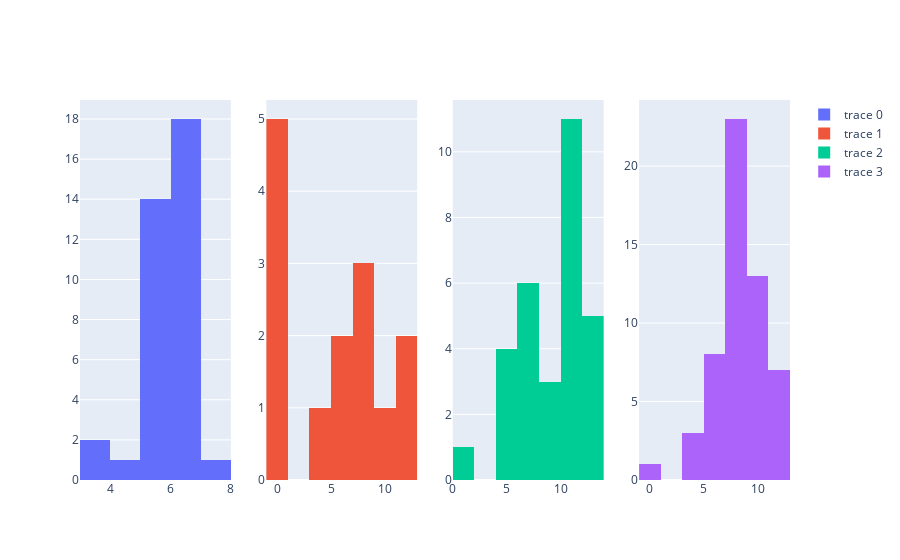
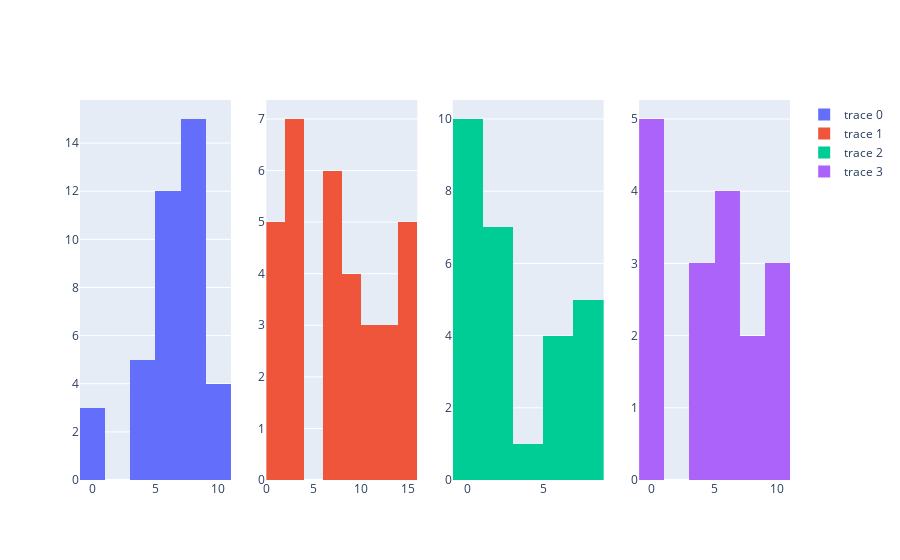
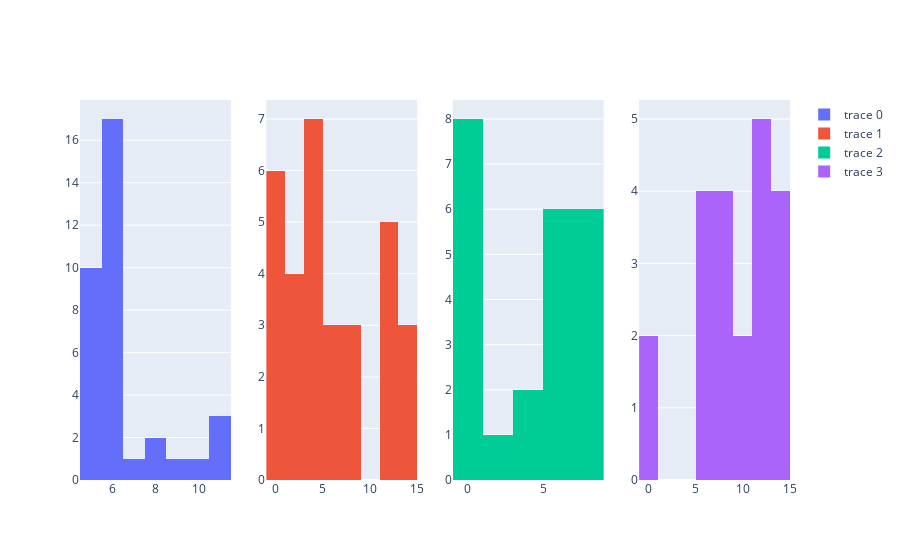
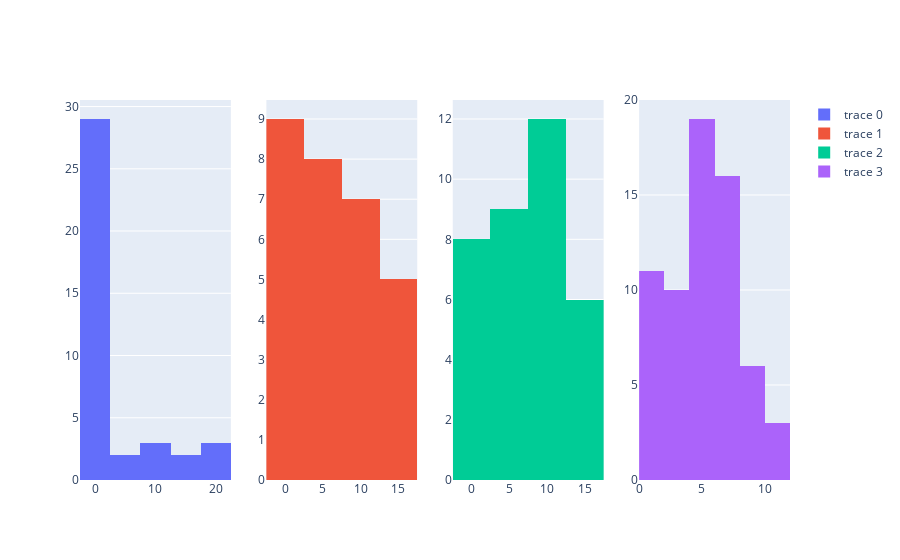

The notebook cell saved with these charts, in order:
### Code cell
# fig = make_subplots(rows=52, cols=4)
groups, res = divmod(len(gdf), 4)
bins =8

for i in range(groups):
    fig = make_subplots(rows=1, cols=4)

    arr = gdf['sampling_widths'][i*4]
    trace0 = go.Histogram(x=arr, nbinsx=bins)

    arr = gdf['sampling_widths'][i*4+1]
    trace1 = go.Histogram(x=arr, nbinsx=bins)

    arr = gdf['sampling_widths'][i*4+2]
    trace2 = go.Histogram(x=arr, nbinsx=bins)

    arr = gdf['sampling_widths'][i*4+3]
    trace3 = go.Histogram(x=arr, nbinsx=bins)

    fig.append_trace(trace0, 1, 1)
    fig.append_trace(trace1, 1, 2)
    fig.append_trace(trace2, 1, 3)
    fig.append_trace(trace3, 1, 4)

    fig.show()

### Figure 1 — Plotly figure (JSON) as saved in the notebook; plotly's stock layout.template omitted (floating-point values rounded to 4 significant figures)
{"data": [{"nbinsx": 8, "type": "histogram", "x": [3.019, 3.019, 5.032, 5.032, 5.032, 5.032, 6.039, 6.039, 5.032, 5.032, 5.032, 6.039, 5.032, 5.032, 5.032, 6.039, 6.039, 6.039, 6.039, 5.032, 5.032, 5.032, 6.039, 6.039, 6.039, 6.039, 6.039, 7.045, 6.039, 6.039, 6.039, 6.039, 6.039, 6.039, 5.032, 4.026], "xaxis": "x", "yaxis": "y"}, {"nbinsx": 8, "type": "histogram", "x": [0, 0, 0, 10.11, 0, 0, 6.379, 4.877, 11.08, 11.08, 8.313, 8.313, 8.313, 5.862], "xaxis": "x2", "yaxis": "y2"}, {"nbinsx": 8, "type": "histogram", "x": [7.011, 6.01, 6.01, 5.008, 9.015, 10.02, 11.02, 12.02, 11.02, 11.02, 11.02, 11.02, 11.02, 12.02, 12.02, 12.02, 0, 9.015, 7.011, 11.02, 11.02, 12.02, 11.02, 10.02, 9.015, 7.011, 7.011, 5.008, 5.008, 4.946], "xaxis": "x3", "yaxis": "y3"}, {"nbinsx": 8, "type": "histogram", "x": [11.73, 12.14, 7.084, 4.048, 11.13, 11.13, 9.108, 9.108, 11.13, 11.13, 11.13, 10.12, 10.12, 9.108, 9.108, 9.108, 9.108, 9.108, 9.108, 8.096, 8.096, 8.096, 8.096, 8.096, 8.096, 8.096, 8.096, 8.096, 0, 7.084, 8.096, 8.788, 9.108, 9.108, 8.096, 8.096, 8.096, 8.096, 9.108, 7.084, 8.096, 8.096, 7.084, 6.072, 6.072, 6.152, 6.072, 5.953, 5.06, 4.048, 4.048, 7.084, 7.084, 6.072, 6.072], "xaxis": "x4", "yaxis": "y4"}], "layout": {"xaxis": {"anchor": "y", "domain": [0, 0.2125]}, "xaxis2": {"anchor": "y2", "domain": [0.2625, 0.475]}, "xaxis3": {"anchor": "y3", "domain": [0.525, 0.7375]}, "xaxis4": {"anchor": "y4", "domain": [0.7875, 1]}, "yaxis": {"anchor": "x", "domain": [0, 1]}, "yaxis2": {"anchor": "x2", "domain": [0, 1]}, "yaxis3": {"anchor": "x3", "domain": [0, 1]}, "yaxis4": {"anchor": "x4", "domain": [0, 1]}}}

### Figure 2 — Plotly figure (JSON) as saved in the notebook; plotly's stock layout.template omitted (floating-point values rounded to 4 significant figures)
{"data": [{"nbinsx": 8, "type": "histogram", "x": [6.08, 6.08, 5.067, 6.08, 6.192, 6.08, 7.093, 9.12, 9.12, 9.12, 9.12, 8.106, 8.106, 8.106, 7.093, 7.093, 7.093, 6.243, 7.093, 8.106, 8.106, 7.578, 0, 0, 4.053, 4.053, 4.053, 5.067, 6.799, 7.093, 0, 5.067, 5.067, 7.093, 7.093, 4.911, 4.898, 6.08, 8.793], "xaxis": "x", "yaxis": "y"}, {"nbinsx": 8, "type": "histogram", "x": [6.023, 3.012, 2.497, 2.008, 2.008, 2.008, 2.008, 1.004, 0, 0, 1.004, 3.012, 6.023, 14.05, 14.05, 14.05, 15.06, 15.06, 0, 13.05, 11.04, 12.05, 11.04, 7.027, 8.031, 7.027, 12.22, 8.031, 8.031, 7.414, 6.938, 8.798, 11.72], "xaxis": "x2", "yaxis": "y2"}, {"nbinsx": 8, "type": "histogram", "x": [0, 7.19, 7.19, 7.19, 8.217, 0, 0, 0, 0, 0, 0, 0, 6.163, 0, 0, 2.603, 2.054, 1.027, 1.027, 1.027, 1.027, 1.027, 3.808, 6.861, 7.176, 6.163, 6.163], "xaxis": "x3", "yaxis": "y3"}, {"nbinsx": 8, "type": "histogram", "x": [3.063, 5.104, 6.125, 6.125, 0, 9.188, 9.188, 9.188, 0, 0, 0, 0, 7.146, 7.146, 6.125, 4.083, 4.083], "xaxis": "x4", "yaxis": "y4"}], "layout": {"xaxis": {"anchor": "y", "domain": [0, 0.2125]}, "xaxis2": {"anchor": "y2", "domain": [0.2625, 0.475]}, "xaxis3": {"anchor": "y3", "domain": [0.525, 0.7375]}, "xaxis4": {"anchor": "y4", "domain": [0.7875, 1]}, "yaxis": {"anchor": "x", "domain": [0, 1]}, "yaxis2": {"anchor": "x2", "domain": [0, 1]}, "yaxis3": {"anchor": "x3", "domain": [0, 1]}, "yaxis4": {"anchor": "x4", "domain": [0, 1]}}}

### Figure 3 — Plotly figure (JSON) as saved in the notebook; plotly's stock layout.template omitted (floating-point values rounded to 4 significant figures)
{"data": [{"nbinsx": 8, "type": "histogram", "x": [8.012, 8.012, 5.008, 6.009, 6.009, 6.009, 6.009, 6.009, 6.009, 5.008, 5.008, 6.009, 6.009, 6.009, 6.009, 5.008, 5.008, 5.008, 5.008, 5.008, 6.009, 6.009, 6.009, 6.009, 6.009, 7.011, 6.009, 11.02, 6.009, 10.02, 5.008, 5.008, 9.014, 11.02, 11.02], "xaxis": "x", "yaxis": "y"}, {"nbinsx": 8, "type": "histogram", "x": [1.639, 1.931, 4.143, 0, 4.918, 5.048, 4.136, 4.111, 3.279, 7.572, 0, 5.169, 6.31, 0, 3.279, 2.554, 1.865, 0, 0, 3.384, 8.834, 0, 13.05, 12.7, 11.48, 13.33, 8.834, 11.98, 12.11, 13.11, 11.81], "xaxis": "x2", "yaxis": "y2"}, {"nbinsx": 8, "type": "histogram", "x": [1.01, 0, 0, 0, 6.063, 6.063, 6.063, 6.063, 0, 6.97, 7.073, 7.073, 4.439, 0, 0, 0, 0.08267, 4.042, 6.77, 8.084, 8.084, 7.073, 7.073], "xaxis": "x3", "yaxis": "y3"}, {"nbinsx": 8, "type": "histogram", "x": [11.26, 11.73, 12.82, 13.73, 14.08, 7.759, 13.74, 13.56, 12.87, 12.48, 10.3, 9.537, 8.015, 8.015, 7.48, 6.16, 5.725, 6.87, 0, 5.725, 0], "xaxis": "x4", "yaxis": "y4"}], "layout": {"xaxis": {"anchor": "y", "domain": [0, 0.2125]}, "xaxis2": {"anchor": "y2", "domain": [0.2625, 0.475]}, "xaxis3": {"anchor": "y3", "domain": [0.525, 0.7375]}, "xaxis4": {"anchor": "y4", "domain": [0.7875, 1]}, "yaxis": {"anchor": "x", "domain": [0, 1]}, "yaxis2": {"anchor": "x2", "domain": [0, 1]}, "yaxis3": {"anchor": "x3", "domain": [0, 1]}, "yaxis4": {"anchor": "x4", "domain": [0, 1]}}}

### Figure 4 — Plotly figure (JSON) as saved in the notebook; plotly's stock layout.template omitted (floating-point values rounded to 4 significant figures)
{"data": [{"nbinsx": 8, "type": "histogram", "x": [17.65, 17.79, 17.62, 16.19, 4.502, 0, 12.11, 13.07, 0, 0, 8.319, 0, 0, 0, 0, 0, 5.942, 0, 0.923, 0, 0, 1.577, 0, 0.06664, 1.388, 0.03746, 0, 0, 0, 0, 0, 0, 0, 0, 0, 0, 0, 0, 8.319], "xaxis": "x", "yaxis": "y"}, {"nbinsx": 8, "type": "histogram", "x": [9.498, 11.03, 11.23, 12.4, 12.63, 14.58, 15.95, 16.02, 17.05, 10.05, 11.05, 8.037, 6.028, 1.005, 1.005, 0, 1.005, 3.014, 4.019, 3.014, 3.014, 0, 3.014, 2.009, 0, 0, 1.005, 2.708, 5.023], "xaxis": "x2", "yaxis": "y2"}, {"nbinsx": 8, "type": "histogram", "x": [2.142, 0, 8.969, 4.284, 5.072, 0, 0, 0, 4.284, 0, 7.497, 8.568, 8.568, 7.497, 6.426, 4.418, 0, 0, 8.568, 8.568, 9.868, 10.71, 11.78, 10.71, 10.71, 9.639, 8.7, 7.1, 6.426, 16.14, 14.88, 14.06, 13.76, 13.14, 13.02], "xaxis": "x3", "yaxis": "y3"}, {"nbinsx": 8, "type": "histogram", "x": [6.003, 6.003, 5.002, 8.003, 0, 7.003, 6.003, 7.003, 7.003, 8.003, 9.004, 10.0, 10.0, 10.0, 8.003, 8.003, 8.003, 7.003, 6.003, 6.003, 6.003, 6.003, 6.003, 5.002, 5.002, 7.003, 7.003, 7.003, 6.003, 5.002, 5.002, 5.002, 5.002, 5.002, 5.002, 5.002, 4.002, 0, 0, 0, 0, 0, 0, 1.0, 1.0, 0, 2.001, 2.001, 2.001, 2.001, 1.0, 3.001, 3.001, 3.001, 2.001, 2.001, 2.001, 5.002, 5.002, 5.002, 5.002, 5.002, 5.002, 5.002, 5.002], "xaxis": "x4", "yaxis": "y4"}], "layout": {"xaxis": {"anchor": "y", "domain": [0, 0.2125]}, "xaxis2": {"anchor": "y2", "domain": [0.2625, 0.475]}, "xaxis3": {"anchor": "y3", "domain": [0.525, 0.7375]}, "xaxis4": {"anchor": "y4", "domain": [0.7875, 1]}, "yaxis": {"anchor": "x", "domain": [0, 1]}, "yaxis2": {"anchor": "x2", "domain": [0, 1]}, "yaxis3": {"anchor": "x3", "domain": [0, 1]}, "yaxis4": {"anchor": "x4", "domain": [0, 1]}}}
